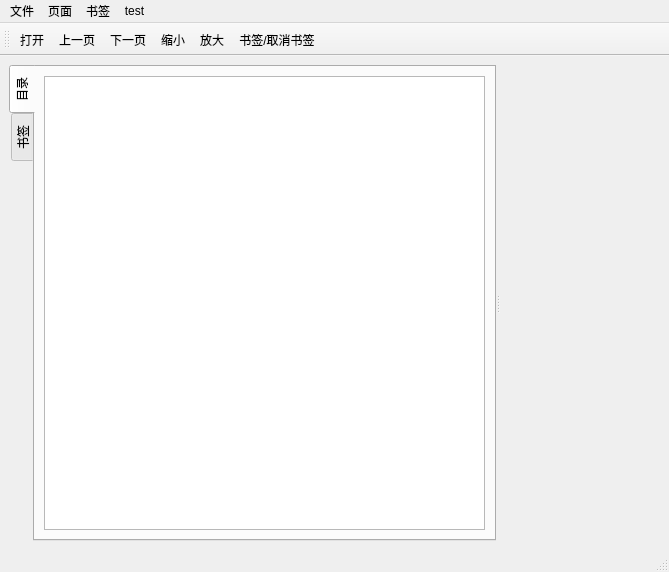
<?xml version="1.0" encoding="UTF-8"?>
<ui version="4.0">
 <class>PDF_reader</class>
 <widget class="QMainWindow" name="PDF_reader">
  <property name="geometry">
   <rect>
    <x>0</x>
    <y>0</y>
    <width>669</width>
    <height>572</height>
   </rect>
  </property>
  <property name="windowTitle">
   <string>PDF_reader</string>
  </property>
  <property name="windowIcon">
   <iconset resource="res.qrc">
    <normaloff>:/Image/pdf.jpg</normaloff>:/Image/pdf.jpg</iconset>
  </property>
  <widget class="QWidget" name="centralwidget">
   <layout class="QVBoxLayout" name="verticalLayout">
    <item>
     <widget class="QSplitter" name="splitter">
      <property name="orientation">
       <enum>Qt::Horizontal</enum>
      </property>
      <widget class="QTabWidget" name="tabWidget">
       <property name="tabPosition">
        <enum>QTabWidget::West</enum>
       </property>
       <property name="currentIndex">
        <number>0</number>
       </property>
       <widget class="QWidget" name="tab_1">
        <attribute name="title">
         <string>目录</string>
        </attribute>
        <layout class="QHBoxLayout" name="horizontalLayout">
         <item>
          <widget class="QTreeView" name="menu_view">
           <attribute name="headerVisible">
            <bool>false</bool>
           </attribute>
          </widget>
         </item>
        </layout>
       </widget>
       <widget class="QWidget" name="tab_2">
        <attribute name="title">
         <string>书签</string>
        </attribute>
        <layout class="QVBoxLayout" name="verticalLayout_2">
         <item>
          <widget class="QListView" name="bookmark_view">
           <property name="editTriggers">
            <set>QAbstractItemView::NoEditTriggers</set>
           </property>
          </widget>
         </item>
        </layout>
       </widget>
      </widget>
      <widget class="QPdfView" name="pdf_view" native="true">
       <property name="sizePolicy">
        <sizepolicy hsizetype="Expanding" vsizetype="Expanding">
         <horstretch>0</horstretch>
         <verstretch>0</verstretch>
        </sizepolicy>
       </property>
      </widget>
     </widget>
    </item>
   </layout>
  </widget>
  <widget class="QMenuBar" name="menubar">
   <property name="geometry">
    <rect>
     <x>0</x>
     <y>0</y>
     <width>669</width>
     <height>21</height>
    </rect>
   </property>
   <widget class="QMenu" name="menufile">
    <property name="title">
     <string>文件</string>
    </property>
    <addaction name="actionopen"/>
   </widget>
   <widget class="QMenu" name="menuview">
    <property name="title">
     <string>页面</string>
    </property>
    <addaction name="actionprevious_page"/>
    <addaction name="actionnext_page"/>
    <addaction name="actionzoom_in"/>
    <addaction name="actionzoom_out"/>
   </widget>
   <widget class="QMenu" name="menutest">
    <property name="title">
     <string>test</string>
    </property>
    <addaction name="actiontest_window"/>
   </widget>
   <widget class="QMenu" name="menubookmark">
    <property name="title">
     <string>书签</string>
    </property>
    <addaction name="actionmark_this_page"/>
   </widget>
   <addaction name="menufile"/>
   <addaction name="menuview"/>
   <addaction name="menubookmark"/>
   <addaction name="menutest"/>
  </widget>
  <widget class="QStatusBar" name="statusbar"/>
  <widget class="QToolBar" name="toolBar">
   <property name="windowTitle">
    <string>toolBar</string>
   </property>
   <attribute name="toolBarArea">
    <enum>TopToolBarArea</enum>
   </attribute>
   <attribute name="toolBarBreak">
    <bool>false</bool>
   </attribute>
   <addaction name="actionopen"/>
   <addaction name="actionprevious_page"/>
   <addaction name="actionnext_page"/>
   <addaction name="actionzoom_out"/>
   <addaction name="actionzoom_in"/>
   <addaction name="actionmark_this_page"/>
  </widget>
  <action name="actionopen">
   <property name="icon">
    <iconset resource="res.qrc">
     <normaloff>:/Image/open.jpg</normaloff>:/Image/open.jpg</iconset>
   </property>
   <property name="text">
    <string>打开</string>
   </property>
  </action>
  <action name="actionprevious_page">
   <property name="icon">
    <iconset resource="res.qrc">
     <normaloff>:/Image/previous.jpg</normaloff>:/Image/previous.jpg</iconset>
   </property>
   <property name="text">
    <string>上一页</string>
   </property>
  </action>
  <action name="actionnext_page">
   <property name="icon">
    <iconset resource="res.qrc">
     <normaloff>:/Image/next.jpg</normaloff>:/Image/next.jpg</iconset>
   </property>
   <property name="text">
    <string>下一页</string>
   </property>
  </action>
  <action name="actiontest_window">
   <property name="text">
    <string>test_window</string>
   </property>
  </action>
  <action name="actionzoom_in">
   <property name="icon">
    <iconset resource="res.qrc">
     <normaloff>:/Image/bigger.jpg</normaloff>:/Image/bigger.jpg</iconset>
   </property>
   <property name="text">
    <string>放大</string>
   </property>
  </action>
  <action name="actionzoom_out">
   <property name="icon">
    <iconset resource="res.qrc">
     <normaloff>:/Image/littler.jpg</normaloff>:/Image/littler.jpg</iconset>
   </property>
   <property name="text">
    <string>缩小</string>
   </property>
  </action>
  <action name="actionmark_this_page">
   <property name="icon">
    <iconset resource="res.qrc">
     <normaloff>:/Image/bookmark.jpg</normaloff>:/Image/bookmark.jpg</iconset>
   </property>
   <property name="text">
    <string>书签/取消书签</string>
   </property>
  </action>
 </widget>
 <customwidgets>
  <customwidget>
   <class>QPdfView</class>
   <extends>QWidget</extends>
   <header>qpdfview.h</header>
   <container>1</container>
  </customwidget>
 </customwidgets>
 <resources>
  <include location="res.qrc"/>
 </resources>
 <connections/>
</ui>
